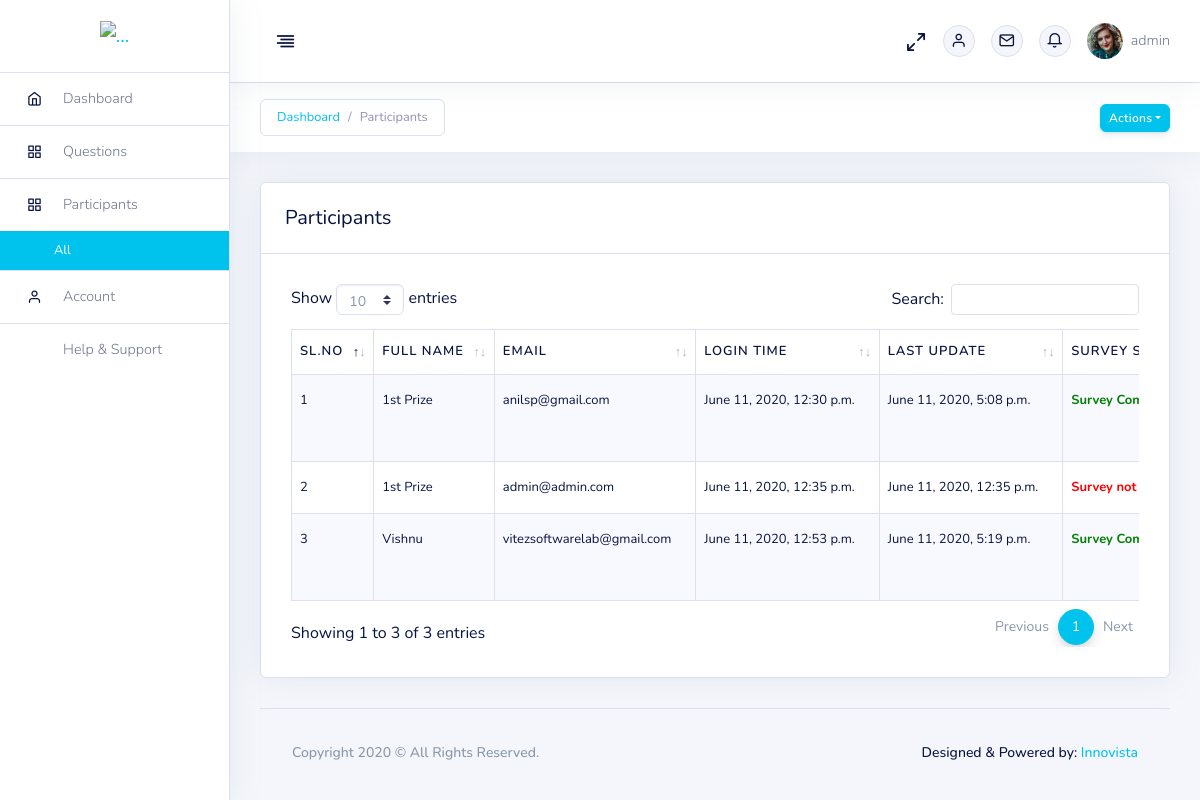
/master/participants/ (signed in), run on the app's committed database.
### master/models.py (models this page shows, shortened)
class Participant(models.Model):
    full_name = models.CharField(max_length=50)
    email = models.EmailField(unique=True)
    is_completed = models.BooleanField(default=False)
    created_at = models.DateTimeField(auto_now_add=True)
    updated_at = models.DateTimeField(auto_now=True)

### master/views.py (the view)
# urls.py: path('participants/',views.participants),
@login_required(login_url="/master/login/")
def participants(request):
    msg = ''
    files = models.Participant.objects.all()
    template = loader.get_template('master/participants.html')
    return HttpResponse(template.render({'msg':msg,'files':files,'page':'parti'},request))

### templates/master/participants.html (shortened to what this page needs)
{% extends 'master/base.html' %}
{% load static %}
{% block datatablecss %}
	<link href="{% static 'assets/plugins/datatable/dataTables.bootstrap4.min.css' %}" rel="stylesheet" />
{% endblock %}
{% block content %}
<div class="page-header mt-0 shadow p-3">
								<ol class="breadcrumb mb-sm-0">
									<li class="breadcrumb-item"><a href="/master/dashboard/">Dashboard</a></li>
                                    <li class="breadcrumb-item active" aria-current="page">Participants</li>
								</ol>
								<div class="btn-group mb-0">
									<button type="button" class="btn btn-primary btn-sm dropdown-toggle" data-toggle="dropdown" aria-haspopup="true" aria-expanded="false">Actions</button>
								</div>
							</div>
									<div class="row">
								<div class="col-md-12">
									<div class="card shadow">
										<div class="card-header">
											<h2 style="float: left;" class="mb-0">Participants</h2>
										</div>
										<div class="card-body">
											<div class="table-responsive">
												<table id="example" class="table table-striped table-bordered w-100 text-nowrap">
													<thead>
                                                    <th class="wd-15p">Sl.No</th>
															<th class="wd-15p">Full Name</th>
															<th class="wd-15p">Email</th>
															<th class="wd-15p">Login Time</th>
															<th class="wd-15p">Last Update</th>
                                                            <th class="wd-15p">Survey Status</th>
													</thead>
													<tbody>
                                                    {% for i in files %}
														<tr>
                                                        <td>{{ forloop.counter }}</td>
															<td>{{ i.full_name }}</td>
															<td>{{ i.email }}</td>
															<td>{{ i.created_at }}</td>
															<td>{{ i.updated_at }}</td>
															<td>{% if i.is_completed is True %}<b style="color:green;">Survey Completed</b>
															{% else %}<b style="color:red;">Survey not Completed</b>
															{% endif %}</td>
														</tr>
                                                    {% endfor %}
													</tbody>
												</table>
											</div>
										</div>
                                    </div></div></div>
{% endblock %}

### templates/master/base.html (shortened to what this page needs)
<!DOCTYPE html>
<html lang="en" dir="ltr">
{% load static %}
<head>
	<link href="{% static 'assets/css/icons.css' %}" rel="stylesheet">
	<link rel="stylesheet" href="{% static 'assets/plugins/bootstrap/css/bootstrap.min.css' %}">
	<link href="{% static 'assets/css/dashboard.css' %}" rel="stylesheet" type="text/css">
	<link href="{% static 'assets/plugins/tabs/style.css' %}" rel="stylesheet" type="text/css">
    <link href="{% static 'assets/plugins/jvectormap/jquery-jvectormap-2.0.2.css' %}" rel="stylesheet" />
	<link href="{% static 'assets/plugins/customscroll/jquery.mCustomScrollbar.css' %}" rel="stylesheet" />
	<link href="{% static 'assets/plugins/toggle-sidebar/css/sidemenu.css' %}" rel="stylesheet">
	<link href="{% static 'assets/plugins/sweet-alert/sweetalert.css' %}" rel="stylesheet" />
    <link rel="stylesheet" href="http://code.jquery.com/ui/1.8.18/themes/base/jquery-ui.css" type="text/css" media="all" />
    {% block datatablecss %}{% endblock %}
</head>
<body class="app sidebar-mini rtl" onload="sucdlt()">
	<div class="page">
		<div class="page-main">
			<aside class="app-sidebar ">
				<div class="sidebar-img">
					<a class="navbar-brand" href="/master/dashboard/"><img alt="..." class="navbar-brand-img main-logo" src="https://icon2.cleanpng.com/20180816/jae/kisspng-computer-icons-login-user-system-administrator-ima-editing-mafsyah-template-5b75843a7b1045.0356392015344282185041.jpg"> </a>
					<ul class="side-menu">
						<li class="slide {% if mainp == "dashboard" %}is-expanded{% endif %}">
							<a class="side-menu__item" data-toggle="slide" href="#"><i class="side-menu__icon fe fe-home"></i><span class="side-menu__label">Dashboard</span><i class="angle fa fa-angle-right"></i></a>
						</li>
						<li class="slide {% if page == "questions" %}is-expanded{% endif %}">
							<a class="side-menu__item" data-toggle="slide" href="#"><i class="side-menu__icon fe fe-grid"></i><span class="side-menu__label">Questions</span><i class="angle fa fa-angle-right"></i></a>
						</li>
                    <li class="slide {% if page == "parti" %}is-expanded{% endif %}">
							<a class="side-menu__item" data-toggle="slide" href="#"><i class="side-menu__icon fe fe-grid"></i><span class="side-menu__label">Participants</span><i class="angle fa fa-angle-right"></i></a>
							<ul class="slide-menu">
								<li>
									<a href="#" class="slide-item {% if page == 'parti' %}active{% endif %}"  onclick="location.href='/master/participants/';">All</a>
								</li>
							</ul>
						</li>
						<li class="slide">
							<a class="side-menu__item" data-toggle="slide" href="#"><i class="side-menu__icon fe fe-user"></i><span class="side-menu__label">Account</span><i class="angle fa fa-angle-right"></i></a>
						</li>
						<li>
							<a class="side-menu__item" href=""><i class="side-menu__icon fa fa-question-circle"></i><span class="side-menu__label">Help & Support</span></a>
						</li>
					</ul>
				</div>
			</aside>
			<div class="app-content ">
				<div class="side-app">
					<div class="main-content">
						<nav class="navbar navbar-top  navbar-expand-md navbar-dark" id="navbar-main">
							<div class="container-fluid">
								<a aria-label="Hide Sidebar" class="app-sidebar__toggle" data-toggle="sidebar" href="#"></a>
								<ul class="navbar-nav align-items-center ">
									<li class="nav-item d-none d-md-flex">
										<div class="dropdown d-none d-md-flex mt-2 ">
											<a class="nav-link full-screen-link pl-0 pr-0"><i class="fe fe-maximize-2 floating " id="fullscreen-button"></i></a>
										</div>
									</li>
									<li class="nav-item dropdown d-none d-md-flex">
										<a aria-expanded="false" aria-haspopup="true" class="nav-link pr-0" data-toggle="dropdown" href="#" role="button">
										<div class="media align-items-center">
											<i class="fe fe-user "></i>
										</div></a>
									</li>
									<li class="nav-item dropdown d-none d-md-flex">
										<a aria-expanded="false" aria-haspopup="true" class="nav-link pr-0" data-toggle="dropdown" href="#" role="button">
										<div class="media align-items-center">
											<i class="fe fe-mail "></i>
										</div></a>
									</li>
									<li class="nav-item dropdown d-none d-md-flex">
										<a aria-expanded="false" aria-haspopup="true" class="nav-link pr-0" data-toggle="dropdown" href="#" role="button">
										<div class="media align-items-center">
											<i class="fe fe-bell f-30 "></i>
										</div></a>
									</li>
									<li class="nav-item dropdown">
										<a aria-expanded="false" aria-haspopup="true" class="nav-link pr-md-0" data-toggle="dropdown" href="#" role="button">
										<div class="media align-items-center">
											<span class="avatar avatar-sm rounded-circle"><img alt="Image placeholder" src="{% static 'assets/img/faces/female/32.jpg' %}"></span>
											<div class="media-body ml-2 d-none d-lg-block">
												<span class="mb-0 ">{{ request.user }}</span>
											</div>
										</div></a>
									</li>
								</ul>
							</div>
						</nav>
						<div class="container-fluid pt-8">
                            {% block content %}{% endblock %}
							<footer class="footer">
								<div class="row align-items-center justify-content-xl-between">
									<div class="col-xl-6">
										<div class="copyright text-center text-xl-left text-muted">
											<p class="text-sm font-weight-500">Copyright {% now "Y" %} © All Rights Reserved.</p>
										</div>
									</div>
									<div class="col-xl-6">
										<p class="float-right text-sm font-weight-500">Designed &amp; Powered by: <a href="#">Innovista</a></p>
									</div>
								</div>
							</footer>
						</div>
					</div>
				</div>
			</div>
		</div>
	</div>
</body>
</html>

### data on the page
Participant: full_name "1st Prize", email "anilsp@gmail.com", created_at "June 11, 2020, 12:30 p.m.", updated_at "June 11, 2020, 5:08 p.m.", is_completed "Survey…"
Participant: full_name "1st Prize", email "admin@admin.com", created_at "June 11, 2020, 12:35 p.m.", updated_at "June 11, 2020, 12:35 p.m.", is_completed "Survey not…"
Participant: full_name "Vishnu", email "vitezsoftwarelab@gmail.com", created_at "June 11, 2020, 12:53 p.m.", updated_at "June 11, 2020, 5:19 p.m.", is_completed "Survey…"

### other printed values
{{ request.user }} "admin"
